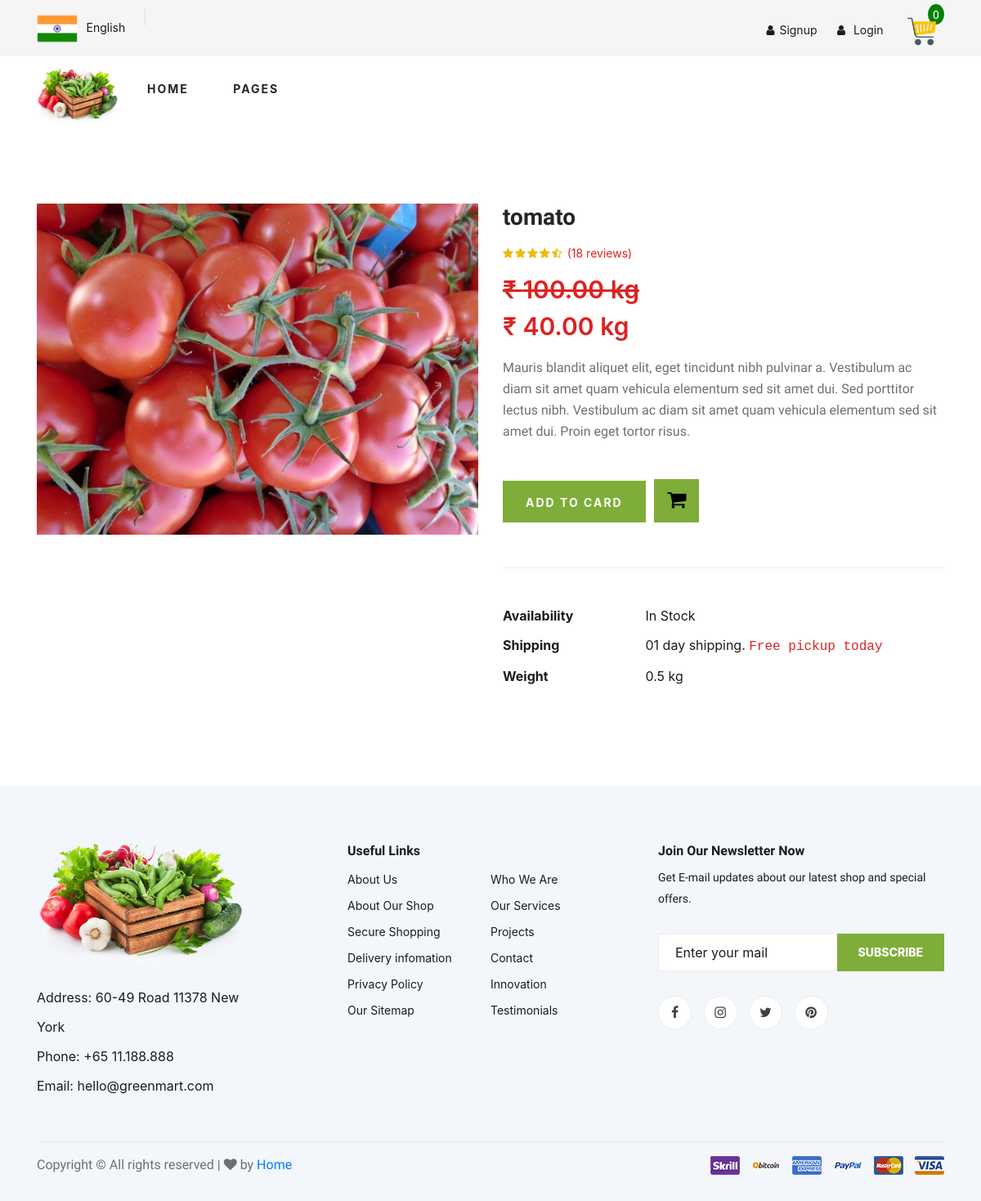
The app's page /detail/6 with its own data.
### GreenApp/models.py (models this page shows, shortened)
class Product(models.Model):
    name = models.CharField(max_length=200, null=True)
    price=models.DecimalField(max_digits=10,decimal_places=2)
    category = models.CharField(choices=CATEGORY_CHOICES, max_length=2,null=True)
    offer = models.DecimalField(max_digits=10,decimal_places=2,blank=True,null=True)
    image=models.ImageField(upload_to='images',null=True,blank=True)
    ship = models.BooleanField(default=False, null=True, blank=False)
    @property
    def imageURL(self):
        try:
            url=self.image.url
        except:
            url=""
        return url

### UserMart/decorators.py (the view)
		def wrapper_func(request, *args, **kwargs):
			group = None
			if request.user.groups.exists():
				group = request.user.groups.all()[0].name
			if group in allowed_roles:
				return view_func(request, *args, **kwargs)
			if group == 'admin':
				return HttpResponse("you dont't have to access to this page")
			else:
				return view_func(request, *args, **kwargs)

### GreenApp/utils.py (called while the page is built, shortened)
def cookieCart(request):
    try:
        cart = json.loads(request.COOKIES['cart'])
    except:
        cart = {}
    items = []
    order = {'total_quantity': 0, 'total_cart': 0, 'shipping': False}
    cartItems = order['total_quantity']
    return {'cartItems': cartItems, 'order': order, 'items': items}

### GreenApp/views.py (called while the page is built)
@allowed_users(allowed_roles=['customer'])
def CartDetail(request,pk):
    if request.user.is_authenticated:
        customer = request.user.customer
        order, created = Order.objects.get_or_create(customer=customer, complete=False)
        items = order.orderitem_set.all()
        cartItems = order.total_quantity
    else:
        cookieData = cookieCart(request)
        order = cookieData['order']
        cartItems = cookieData['cartItems']
        items = cookieData['items']
    products=Product.objects.all()
    item = get_object_or_404(Product, pk=pk)
    context={
        'products':products,'order':order,'items':items,'cartItems':cartItems,'item':item,
    }
    return render(request,'shop-details.html',context)

### templates/shop-details.html (shortened to what this page needs)
<!DOCTYPE html>
{% extends 'base.html' %}
{% load static %}
{% block content %}
    <section class="product-details spad">
        <div class="container">
            <div class="row">
                <div class="col-lg-6 col-md-6">
                    <div class="product__details__pic">
                        <div class="product__details__pic__item">
                            <img class="product__details__pic__item--large" src="{{item.imageURL}}" alt="">
                        </div>
                    </div>
                </div>
                <div class="col-lg-6 col-md-6">
                    <div class="product__details__text">
                        <h3>{{item.name}}</h3>
                        <div class="product__details__rating">
                            <i class="fa fa-star"></i>
                            <i class="fa fa-star"></i>
                            <i class="fa fa-star"></i>
                            <i class="fa fa-star"></i>
                            <i class="fa fa-star-half-o"></i>
                            <span>(18 reviews)</span>
                        </div>
                        <div class="product__details__price">
                            {% if item.offer %}
                            <del>₹ {{item.price|floatformat:2}} kg</del><br>
                            ₹ {{item.offer}} kg
                            {% else %}
                            ₹ {{item.price|floatformat:2}} kg
                            {% endif %}
                        </div>
                        <p>Mauris blandit aliquet elit, eget tincidunt nibh pulvinar a. Vestibulum ac diam sit amet quam
                            vehicula elementum sed sit amet dui. Sed porttitor lectus nibh. Vestibulum ac diam sit amet
                            quam vehicula elementum sed sit amet dui. Proin eget tortor risus.</p>
                        <a href="#" data-item="{{item.id}}" data-act="add" class="primary-btn item-cart">ADD TO CARD</a>
                         <a href="{% url 'cart' %}" class="heart-icon" style="background-color:#7fad39;">
                             <i class="fa fa-shopping-cart" style="color:black;font-size:25px;"></i>
                         </a>
                        <ul>
                            <li><b>Availability</b> <span>In Stock</span></li>
                            <li><b>Shipping</b> <span>01 day shipping. <samp>Free pickup today</samp></span></li>
                            <li><b>Weight</b> <span>0.5 kg</span></li>
                        </ul>
                    </div>
                </div>
            </div>
        </div>
    </section>
   {% endblock %}

### static/css/Style.css (style rules this page uses)
html, body { height: 100%; font-family: "Cairo", sans-serif; -webkit-font-smoothing: antialiased; font-smoothing: antialiased; }
h1, h2, h3, h4, h5, h6 { margin: 0; color: #111111; font-weight: 400; font-family: "Cairo", sans-serif; }
h3 { font-size: 30px; }
p { font-size: 16px; font-family: "Cairo", sans-serif; color: #6f6f6f; font-weight: 400; line-height: 26px; margin: 0 0 15px 0; }
img { max-width: 100%; }
ul, ol { padding: 0; margin: 0; }
.spad { padding-top: 100px; padding-bottom: 100px; }
.primary-btn { display: inline-block; font-size: 14px; padding: 10px 28px 10px; color: #ffffff; text-transform: uppercase; font-weight: 700; background: #7fad39; letter-spacing: 2px; }
.product-details { padding-top: 80px; }
.product__details__pic__item { margin-bottom: 20px; }
.product__details__pic__item img { min-width: 100%; }
.product__details__text h3 { color: #252525; font-weight: 700; margin-bottom: 16px; }
.product__details__text .product__details__rating { font-size: 14px; margin-bottom: 12px; }
.product__details__text .product__details__rating i { margin-right: -2px; color: #EDBB0E; }
.product__details__text .product__details__rating span { color: #dd2222; margin-left: 4px; }
.product__details__text .product__details__price { font-size: 30px; color: #dd2222; font-weight: 600; margin-bottom: 15px; }
.product__details__text p { margin-bottom: 45px; }
.product__details__text .primary-btn { padding: 16px 28px 14px; margin-right: 6px; margin-bottom: 5px; }
.product__details__text .heart-icon { display: inline-block; font-size: 16px; color: #6f6f6f; padding: 13px 16px 13px; background: #f5f5f5; }
.product__details__text ul { border-top: 1px solid #ebebeb; padding-top: 40px; margin-top: 50px; }
.product__details__text ul li { font-size: 16px; color: #1c1c1c; list-style: none; line-height: 36px; }
.product__details__text ul li b { font-weight: 700; width: 170px; display: inline-block; }
.product__details__text ul li span samp { color: #dd2222; }
@media only screen and (min-width: 1200px) { .container { max-width: 1170px; } }

### records on screen
Product: imageURL (picture), name "tomato", price "100.00", offer "40.00"

### other values on screen
{{ cartItems }} "0"
